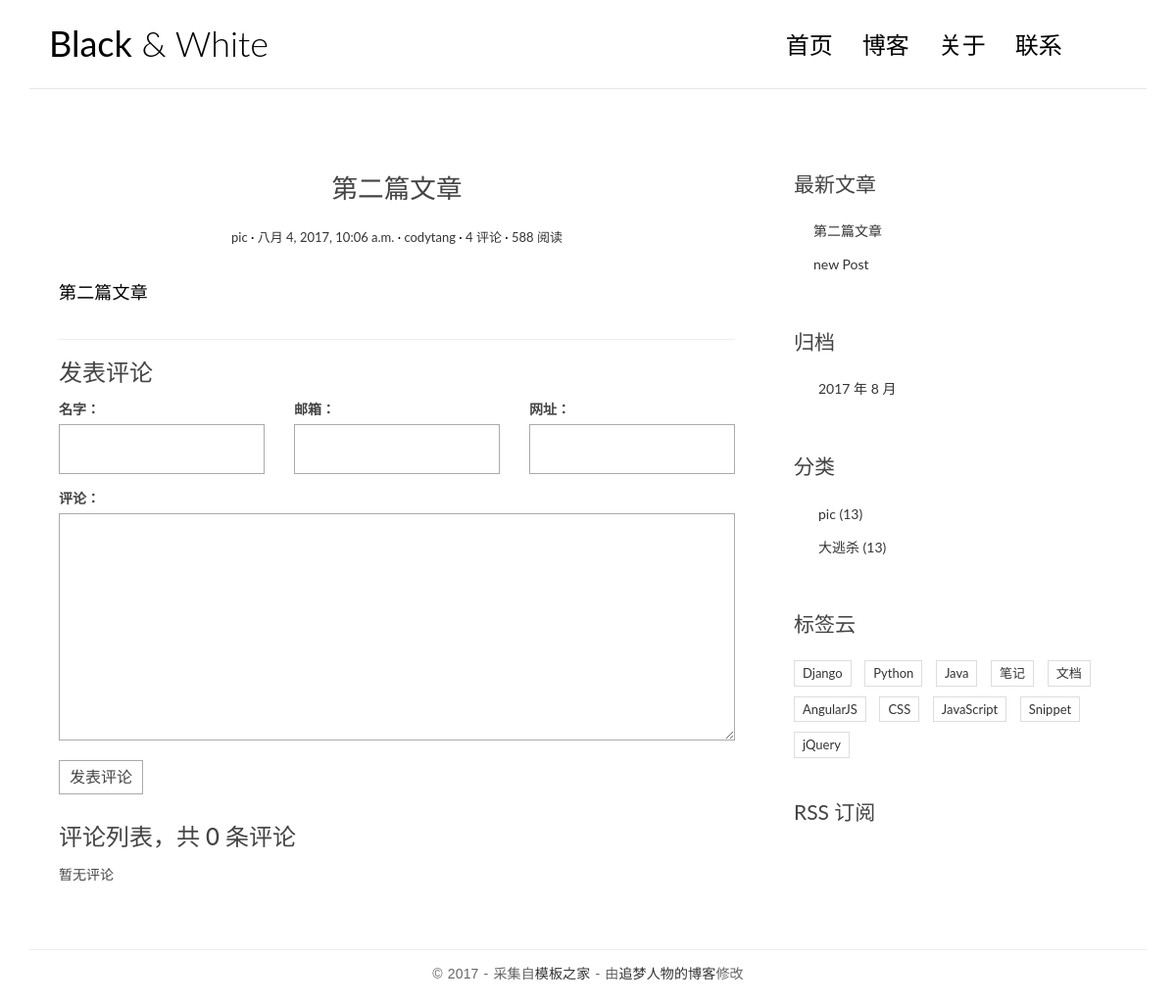
Before: /post/2/ with the older database file.
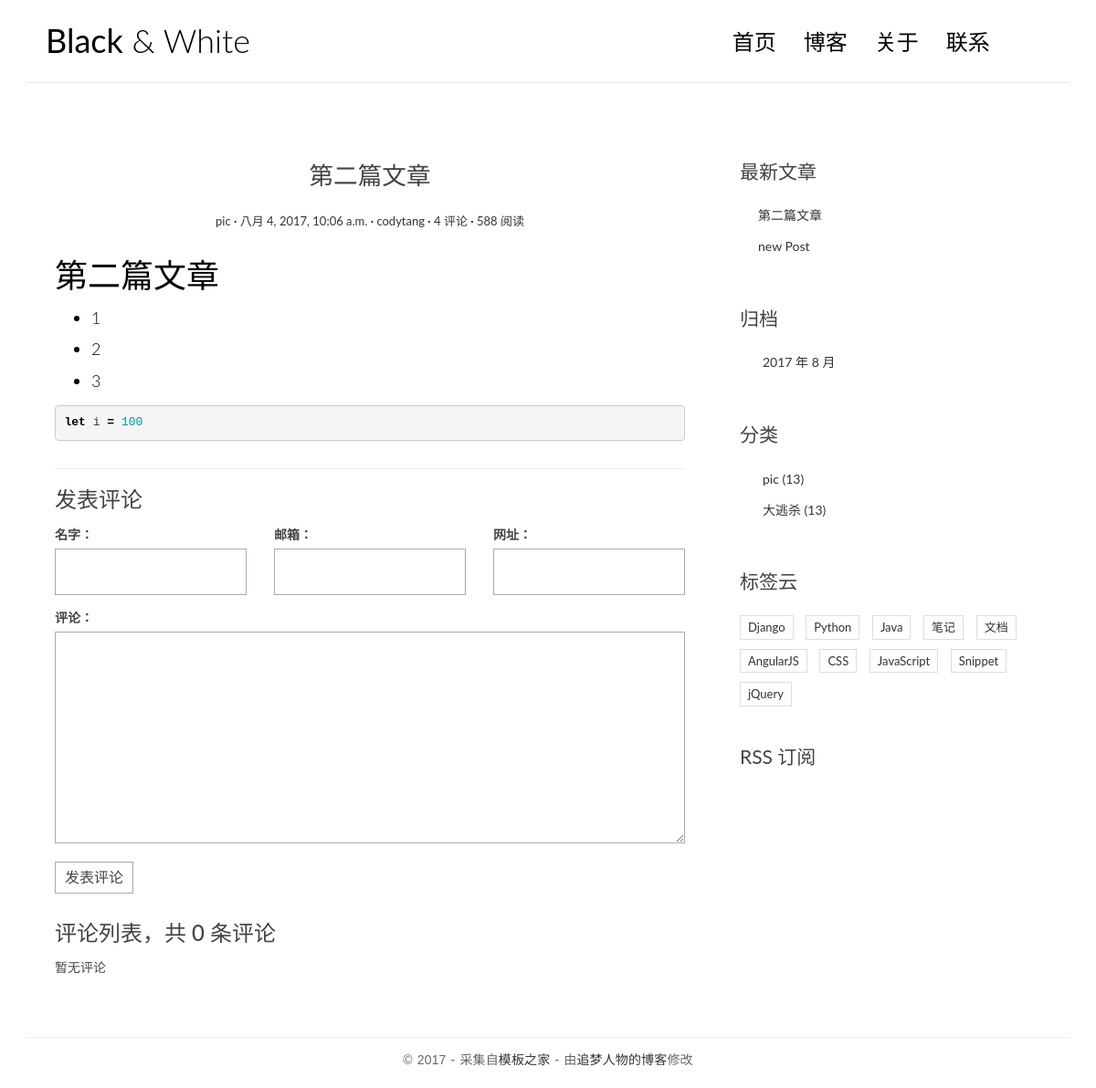
After: the same page with the newer database file.
### myblog/models.py (models this page shows, shortened)
class Post(models.Model):
    title = models.CharField(max_length=70)
    body = models.TextField()
    created_time = models.DateTimeField()
    modified_time = models.DateTimeField()
    excerpt = models.CharField(max_length=200, blank=True)
    category = models.ForeignKey(Category)
    tags = models.ManyToManyField(Tag, blank=True)
    author = models.ForeignKey(User)
    def get_absolute_url(self):
        return reverse('myblog:detail', kwargs={'pk': self.pk})

class Category(models.Model):
    name = models.CharField(max_length=100)

### myblog/views.py (the view)
# urls.py: url(r'post/(?P<pk>[0-9]+)/$', views.detail, name='detail'),
def detail(request, pk):
    post = get_object_or_404(Post, pk=pk)
    post.body = markdown.markdown(post.body,
                                  extensions=[
                                      'markdown.extensions.extra',
                                      'markdown.extensions.codehilite',
                                      'markdown.extensions.toc'
                                  ])
    form = CommentForm()
    comment_list = post.comment_set.all()
    return render(request, 'myblog/detail.html', context={'post': post, 'form': form, 'comment_list': comment_list})

### comments/forms.py
class CommentForm(forms.ModelForm):
    class Meta:
        model = Comment
        fields = ['name', 'email', 'url', 'text']

### myblog/templatetags/blog_tags.py (called while the page is built)
@register.simple_tag
def get_recent_posts(num=5):
    return Post.objects.all().order_by('-created_time')[:num]

@register.simple_tag
def archives():
    return Post.objects.dates('created_time', 'month', order='DESC')

@register.simple_tag
def get_categories():
    return Category.objects.all()

### templates/myblog/detail.html (shortened to what this page needs)
{% extends 'base.html' %} {% block main%}
<article class="post post-{{post.pk}}">
    <header class="entry-header">
        <h1 class="entry-title">{{post.title}}</h1>
        <div class="entry-meta">
            <span class="post-category"><a href="#">{{post.category.name}}</a></span>
            <span class="post-date"><a href="#"><time class="entry-date"
                                                                      datetime="{{post.created_time}}">{{post.created_time}}</time></a></span>
            <span class="post-author"><a href="#">{{post.author}}</a></span>
            <span class="comments-link"><a href="#">4 评论</a></span>
            <span class="views-count"><a href="#">588 阅读</a></span>
        </div>
    </header>
    <div class="entry-content clearfix">
        {{post.body | safe}}
    </div>
</article>
<section class="comment-area" id="comment-area">
    <hr>
    <h3>发表评论</h3>
    <form action="{% url 'comments:post_comment' post.pk %}" method="POST" class="comment-form">
        <div class="row">
            <div class="col-md-4">
                <label for="{{form.name.id_for_label}}">名字：</label>
                {{ form.name }} {{ form.name.errors }}
            </div>
            <div class="col-md-4">
                <label for="{{form.email.id_for_label}}">邮箱：</label>
                {{ form.email }} {{ form.email.errors }}
            </div>
            <div class="col-md-4">
                <label for="{{form.url.id_for_label}}">网址：</label>
                {{ form.url }} {{ form.url.errors }}
            </div>
            <div class="col-md-12">
                <label for="{{form.text.id_for_label}}">评论：</label>
                {{ form.text }} {{ form.text.errors }}
                <button type="submit" class="comment-btn">发表评论</button>
            </div>
        </div>
    </form>
    <div class="comment-list-panel">
        <h3>评论列表，共 <span>{{comment_list | length}}</span> 条评论</h3>
        <ul class="comment-list list-unstyled">
            {% for comment in comment_list %}
            <li class="comment-item">
                <span class="nickname">{{comment.name}}</span>
                <time class="submit-date" datetime="{{comment.created_time}}">2017年3月12日 14:56</time>
                <div class="text">
                    {{comment.text}}
                </div>
            </li>
            {% empty %}
            暂无评论
            {% endfor %}
        </ul>
    </div>
</section>
{% endblock main%}

### templates/base.html (shortened to what the changed rows need)
{% load staticfiles %} {% load blog_tags %}
<!DOCTYPE html>
<html>
<head>
    <link rel="stylesheet" href="{% static 'myblog/css/bootstrap.min.css' %}">
    <link rel="stylesheet" href="http://code.ionicframework.com/ionicons/2.0.1/css/ionicons.min.css">
    <link rel="stylesheet" href="{% static 'myblog/css/pace.css' %}">
    <link rel="stylesheet" href="{% static 'myblog/css/custom.css' %}">
    <link rel="stylesheet" href="{% static 'myblog/css/highlights/github.css' %}">
</head>
<body>
    <div class="container">
        <header id="site-header">
            <div class="row">
                <div class="col-md-4 col-sm-5 col-xs-8">
                    <div class="logo">
                        <h1><a href="/"><b>Black</b> &amp; White</a></h1>
                    </div>
                </div>
            </div>
        </header>
    </div>
    <div class="content-body">
        <div class="container">
            <div class="row">
                <main class="col-md-8">
                    {% block main %} {% endblock main %}
                </main>
                <aside class="col-md-4">
                    <div class="widget widget-recent-posts">
                        <h3 class="widget-title">最新文章</h3> {% get_recent_posts as recent_post_list %}
                        <ul>
                            {% for post in recent_post_list %}
                            <li>
                                <a href="{{ post.get_absolute_url }}">{{post.title}}</a>
                            </li>
                            {% empty %} 暂无文章 {% endfor %}
                        </ul>
                    </div>
                        {% archives as date_list %}
                        <h3 class="widget-title">分类</h3> {% get_categories as category_list %}
                </aside>
            </div>
        </div>
    </div>
</body>
</html>

Changed rows visible on the page:
changed Post "第二篇文章": body "第二篇文章" → "第二篇文章 1 2 3 let i = 100"
